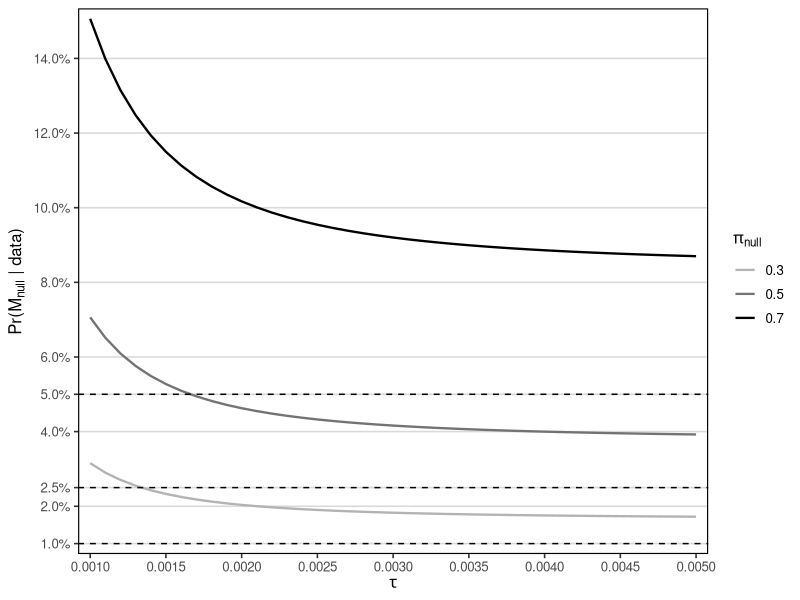

Write the R code that produced this figure.
require("tidyverse", "ggplot2")

# ---- Read the data ----
library(tidyverse)
df <- read_csv("USA_INVESTMENT_MONTHLY_VW_CAP_1963_2024.csv",
               col_types = cols())

# ---- Define sample windows ----
original_start <- 196307
original_end   <- 199407
replication_start  <- 199408
replication_end    <- 202412

# ---- Original-sample variables (7/1963 to 7/1994) ----
y_original <- df %>%
  filter(date >= original_start, date <= original_end) %>%
  pull(ret)

X_original <- df %>%
  filter(date >= original_start, date <= original_end) %>%
  select(Mkt_RF, SMB, HML, RMW, CMA)

# ---- Replication-sample variables (8/1994 to 12/2024) ----
y_replication <- df %>%
  filter(date >= replication_start, date <= replication_end) %>%
  pull(ret)

X_replication <- df %>%
  filter(date >= replication_start, date <= replication_end) %>%
  select(Mkt_RF, SMB, HML, RMW, CMA)

# ---- Posterior Inference ----
log_integrate <- function(f, lower, upper, rel.tol = 1e-12) {
  ## numerically integrate exp(log f) on a log scale
  g <- function(x) exp(f(x))        # recover the original scale for integrate
  stats::integrate(g, lower, upper, rel.tol = rel.tol)$value
}

posterior_null_prob <- function(y, X, pi_null = 0.5, tau = 1) {
  ## 1 — OLS estimates
  y <- as.vector(y);   X <- as.matrix(X)
  Xd <- cbind(1, X)                    # add intercept
  n  <- nrow(Xd);     p  <- ncol(Xd) - 1
  bh <- solve(crossprod(Xd), crossprod(Xd, y))
  resid <- y - Xd %*% bh
  df  <- n - p - 1
  s2  <- sum(resid^2) / df
  Vb  <- s2 * solve(crossprod(Xd))
  b0  <- as.numeric(bh[1]);      se0 <- sqrt(Vb[1,1])
  nu  <- df                      # Student-t df
  
  ## 2 — log-densities
  log_tdens  <- function(b) dt((b - b0)/se0, df = nu, log = TRUE) - log(se0)
  log_prior  <- function(b) log(2) + dnorm(b, sd = tau, log = TRUE)
  
  ## 3 — evidence on each half-line (log-sum-exp inside integrator)
  log_int_fun <- function(side) {
    function(b) log_tdens(b) + log_prior(b)          # log integrand
  }
  E0 <- pi_null * log_integrate(log_int_fun("neg"), -Inf, 0)
  E1 <- (1 - pi_null) * log_integrate(log_int_fun("pos"), 0,  Inf)
  
  ## 4 — posterior null probability
  post_M_null <- E0 / (E0 + E1)
  return(post_M_null)
}

## posterior null probability - original sample
posterior_null_prob(y=y_original, 
                    X=X_original, 
                    pi_null = 0.5,
                    tau=0.0041)
## [1] 5.796415e-16

## posterior null probability - replication sample
posterior_null_prob(y=y_replication, 
                    X=X_replication, 
                    pi_null = 0.7,
                    tau=0.0041)
## [1] 0.08838085

# ---- Sensitivity check for τ ---- 
## 1. Grid of τ values
tau_grid <- seq(from = 0.001, to = 0.005, by = 0.0001)

## 2. Vector of π_null values to examine
pi_null_grid <- c(0.30, 0.50, 0.70)

## 3. Evaluate Pr(M0 | data) for every (π_null, τ) pair
sensitivity_tau <- do.call(
  rbind,
  lapply(pi_null_grid, function(pp) {
    post_vals <- sapply(
      tau_grid,
      function(tt)
        posterior_null_prob(
          y   = y_replication,
          X   = X_replication,
          pi_null = pp,
          tau = tt
        )
    )
    data.frame(
      tau     = tau_grid,
      pi_null     = pp,
      post_M_null = post_vals
    )
  })
)

## 4. Inspect the combined data-frame
head(sensitivity_tau)
##      tau pi_null    post_M_null
## 1 0.0010 0.3 0.03154233
## 2 0.0011 0.3 0.02900435
## ...

## 'sensitivity_tau' now contains one row per τ–π_null combination
## with columns: tau, pi_null, post_M_null

## ---------------------------------------------------------------------------
## Function :  plot_sensitivity_tau
## Purpose  :  Overlay sensitivity curves of Pr(M0 | data) vs τ for
##             three prior weights (π_null = 0.3, 0.5, 0.7)
## ---------------------------------------------------------------------------
plot_sensitivity_tau <- function(df) {
  stopifnot(all(c("tau", "pi_null", "post_M_null") %in% names(df)))
  library(ggplot2)
  
  ## axis breaks (ensure 2.5 % and 1 % appear)
  pretty_y  <- scales::pretty_breaks(n = 6)(df$post_M_null)
  
  y_breaks <- sort(unique(c(scales::pretty_breaks(n = 6)(df$post_M_null),
                            0.05, 0.025, 0.01)))
  
  ggplot(df, aes(x = tau, y = post_M_null, colour = as.factor(pi_null))) +
    geom_line(linewidth = 0.8) +
    ## reference lines ------------------------------------------------------
  geom_hline(yintercept = 0.05,
             linetype   = "dashed",
             colour     = "black") +
    geom_hline(yintercept = 0.025,
               linetype   = "dashed",
               colour     = "black") +
    geom_hline(yintercept = 0.01,
               linetype   = "dashed",
               colour     = "black") +
    ## axes -----------------------------------------------------------------
  scale_y_continuous(
    breaks = y_breaks,
    labels = scales::percent_format(accuracy = 0.1),
    expand = expansion(mult = c(0.02, 0.02))
  ) +
    scale_x_continuous(
      breaks = scales::pretty_breaks(n = 6),
      expand = expansion(mult = c(0.02, 0.02))
    ) +
    ## legend & labels ------------------------------------------------------
  scale_colour_manual(
    values = c("0.3" = "grey70", "0.5" = "grey45", "0.7" = "black"),
    name   = expression(pi[null])
  ) +
    labs(
      x = expression(tau),
      y = expression("Pr(" * M[null] * " | data)")
    ) +
    ## theme ----------------------------------------------------------------
  theme_bw(base_size = 12) +
    theme(
      panel.border       = element_rect(colour = "black", fill = NA, linewidth = 0.8),
      panel.grid.major.y = element_line(colour = "grey85"),
      panel.grid.major.x = element_blank(),
      panel.grid.minor   = element_blank(),
      plot.title         = element_text(face = "bold"),
      legend.position    = "right"
    )
}

Figure1 <- plot_sensitivity_tau(sensitivity_tau)
print(Figure1)
